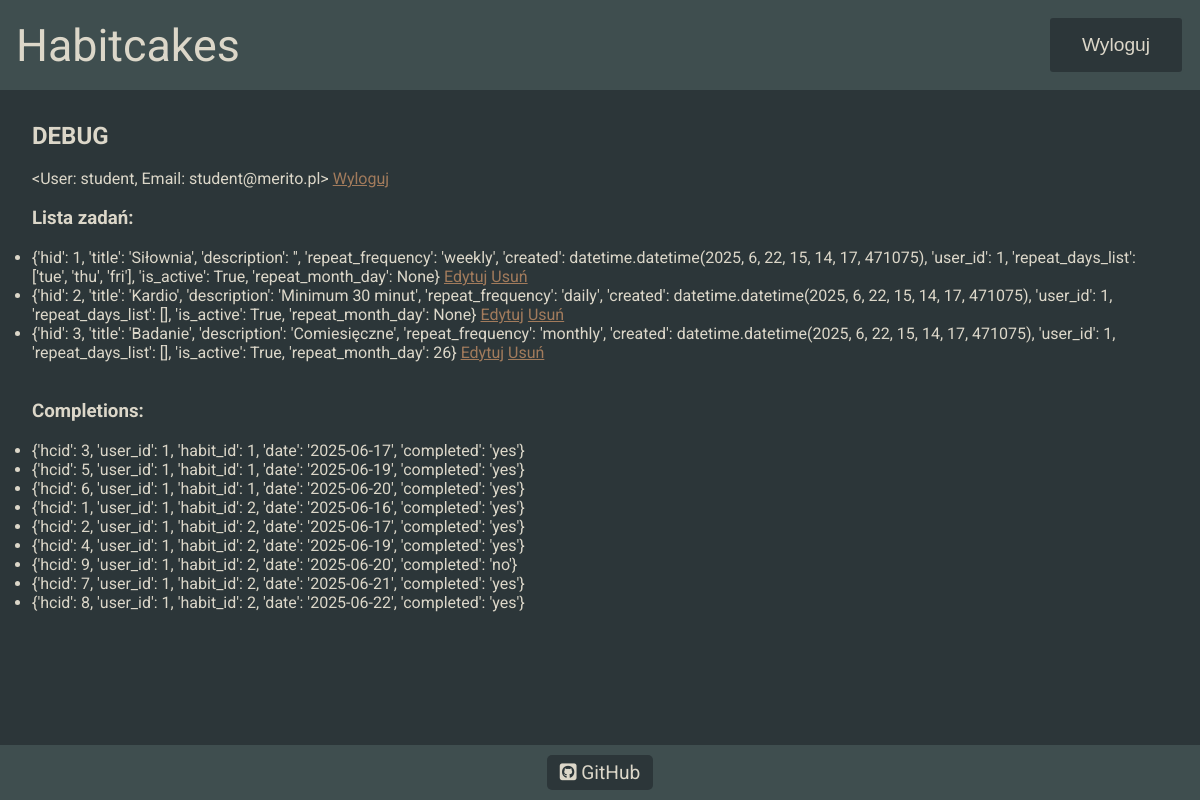
Page /debug (signed in) on the committed database.
### habitcakesapp/blueprints/userbase/models.py (models this page shows, shortened)
class User(db.Model, UserMixin):
    __tablename__ = 'users'
    uid = db.Column(db.Integer, primary_key=True)
    username = db.Column(db.String, nullable=False)
    password = db.Column(db.String, nullable=False)
    email = db.Column(db.String, nullable=False)
    role = db.Column(db.String,default='user', nullable=False)
    habits = db.relationship('Habit', back_populates='user')
    __table_args__ = (
        db.UniqueConstraint('email', name='_email_uc'),
    )
    def __repr__(self):
        return f'<User: {self.username}, Email: {self.email}>'

### habitcakesapp/blueprints/habits/models.py (models this page shows, shortened)
class Habit(db.Model):
    __tablename__ = 'habits'
    hid = db.Column(db.Integer, primary_key=True)
    title = db.Column(db.String, nullable=False)
    description = db.Column(db.String, nullable=True)
    repeat_frequency = db.Column(db.String, nullable=True)
    repeat_day = db.Column(db.String, nullable=True)
    created = db.Column(db.DateTime, default=datetime.now(), nullable=False)
    is_active = db.Column(db.Boolean, default=True, nullable=False)
    repeat_month_day = db.Column(db.Integer,nullable=True)
    user_id = db.Column(db.Integer, db.ForeignKey('users.uid'), nullable=False, index=True)
    user = db.relationship('User', back_populates='habits')
    completions = db.relationship('HabitCompletion', backref='habit', cascade="all, delete-orphan")

### habitcakesapp/blueprints/core/routes.py (the view)
@core.route('/debug')
@login_required
def debug():
    processed_habits = [
        {
            'hid': h.hid,
            'title': h.title,
            'description': h.description,
            'repeat_frequency': h.repeat_frequency,
            'created': h.created,
            'user_id': h.user_id,
            'repeat_days_list': h.repeat_day.split('.') if h.repeat_day else [],
            'is_active': h.is_active,
            'repeat_month_day': h.repeat_month_day
        }
        for h in current_user.habits
    ]
    completions = HabitCompletion.query.filter_by(user_id=current_user.uid).all()
    processed_completions = [
        {
            'hcid': c.hcid,
            'user_id': c.user_id,
            'habit_id': c.habit_id,
            'date': str(c.date),
            'completed': 'yes' if c.completed else 'no'
        }
        for c in completions
    ]
    return render_template('core/debug.html', habits=processed_habits, completions=processed_completions)

### habitcakesapp/blueprints/core/templates/core/debug.html (shortened to what this page needs)
{% extends "base.html" %}
{% block content %}
    <main class="debug">
        <section class="section_padding">
            <h2>DEBUG</h2><br>
            <span>{{ current_user }}</span>
            <a class="debug__link" href="{{ url_for('userbase.logout') }}">  Wyloguj</a><br><br>
            <h3>Lista zadań:</h3><br>
            <ul>
                {% for habit in habits %}
                <li>{{ habit }} <a class="debug__link" href="{{ url_for('habits.edit_habit', habit_id=habit['hid']) }}">Edytuj</a>
                    <a class="debug__link" href="{{ url_for('habits.delete', habit_id=habit['hid']) }}">Usuń</a>
                </li>
                {% endfor %}
            </ul>
            <br><br>
        <h3>Completions:</h3><br>
            <ul>
                {% for c in completions %}
                <li>{{ c }}</li>
                {% endfor %}
            </ul>
        </section>
    </main>
{% endblock %}

### habitcakesapp/templates/base.html (shortened to what this page needs)
<!DOCTYPE html>
<html lang="pl">
<head>
    <link rel="stylesheet" href="{{ url_for('static', filename='styles.css') }}">
</head>
<body>
    <header class="header">
        <div class="header__box wrapper">
            <span class="header__text">Habitcakes</span>
            <a href="{{ url_for('userbase.logout') }}"><button class="header__logout-button">Wyloguj</button></a>
        </div>
    </header>
    {% block content %}{% endblock %}
    <footer class="footer section_padding">
        <div class="footer__box wrapper">
            <a class="footer__link" target="_blank" href="https://github.com/pancake-dave/habitcakes">
                <i class="fa-brands fa-square-github"></i> GitHub
            </a>
        </div>
    </footer>
</body>
</html>

### habitcakesapp/static/styles.css (style rules this page uses)
html { box-sizing: border-box; scroll-behavior: smooth; }
*, *::before, *::after { box-sizing: inherit; margin: 0; padding: 0; }
body { font-family: "Roboto", sans-serif; color: #DCD7C9; background-color: #2C3639; min-height: 100svh; display: flex; flex-direction: column; justify-content: space-between; }
.wrapper { margin: 0 auto; width: 100%; max-width: 1400px; }
.section_padding { padding: 2rem 2rem; }
.debug { margin-bottom: auto; }
.debug__link { color: #A27B5C; }
.header { padding: 1rem; background-color: #3F4E4F; }
.header__box { display: flex; flex-direction: row; align-items: center; justify-content: space-between; }
.header__text { font-size: 2.8rem; }
.header__logout-button { font-size: 1.2rem; padding: 1rem 2rem; border: 2px solid #3F4E4F; border-radius: 5px; background-color: #2C3639; color: #DCD7C9; cursor: pointer; transition: background-color 0.2s, color 0.2s; }
.footer { display: flex; align-items: center; text-align: center; padding: 1rem; background-color: #3F4E4F; }
.footer__link { padding: 0.4rem 0.8rem; border-radius: 5px; background-color: #2C3639; font-size: 1.2rem; text-decoration: none; color: #DCD7C9; transition: color 0.2s, background-color 0.2s; }

### rows in the picture
User: username+email "<User: student, Email: student@merito.pl>"
Habit: habit "{'hid': 1, 'title': 'Siłownia', 'description': '', 'repeat_frequency': 'weekly', 'created': datetime.datetime(2025, 6, 22, 15, 14, 17, 471075), 'user_id': 1, 'repeat_days_list': ['tue', 'thu', 'fri'], 'is_active': True, 'repeat_month_day': None}"
Habit: habit "{'hid': 2, 'title': 'Kardio', 'description': 'Minimum 30 minut', 'repeat_frequency': 'daily', 'created': datetime.datetime(2025, 6, 22, 15, 14, 17, 471075), 'user_id': 1, 'repeat_days_list': [], 'is_active': True, 'repeat_month_day': None}"
Habit: habit "{'hid': 3, 'title': 'Badanie', 'description': 'Comiesięczne', 'repeat_frequency': 'monthly', 'created': datetime.datetime(2025, 6, 22, 15, 14, 17, 471075), 'user_id': 1, 'repeat_days_list': [], 'is_active': True, 'repeat_month_day': 26}"

### other values in the picture
{{ c }} "{'hcid': 3, 'user_id': 1, 'habit_id': 1, 'date': '2025-06-17', 'completed': 'yes'}" "{'hcid': 5, 'user_id': 1, 'habit_id': 1, 'date': '2025-06-19', 'completed': 'yes'}" "{'hcid': 6, 'user_id': 1, 'habit_id': 1, 'date': '2025-06-20', 'completed': 'yes'}" "{'hcid': 1, 'user_id': 1, 'habit_id': 2, 'date': '2025-06-16', 'completed': 'yes'}" "{'hcid': 2, 'user_id': 1, 'habit_id': 2, 'date': '2025-06-17', 'completed': 'yes'}" "{'hcid': 4, 'user_id': 1, 'habit_id': 2, 'date': '2025-06-19', 'completed': 'yes'}" "{'hcid': 9, 'user_id': 1, 'habit_id': 2, 'date': '2025-06-20', 'completed': 'no'}" "{'hcid': 7, 'user_id': 1, 'habit_id': 2, 'date': '2025-06-21', 'completed': 'yes'}" "{'hcid': 8, 'user_id': 1, 'habit_id': 2, 'date': '2025-06-22', 'completed': 'yes'}"
